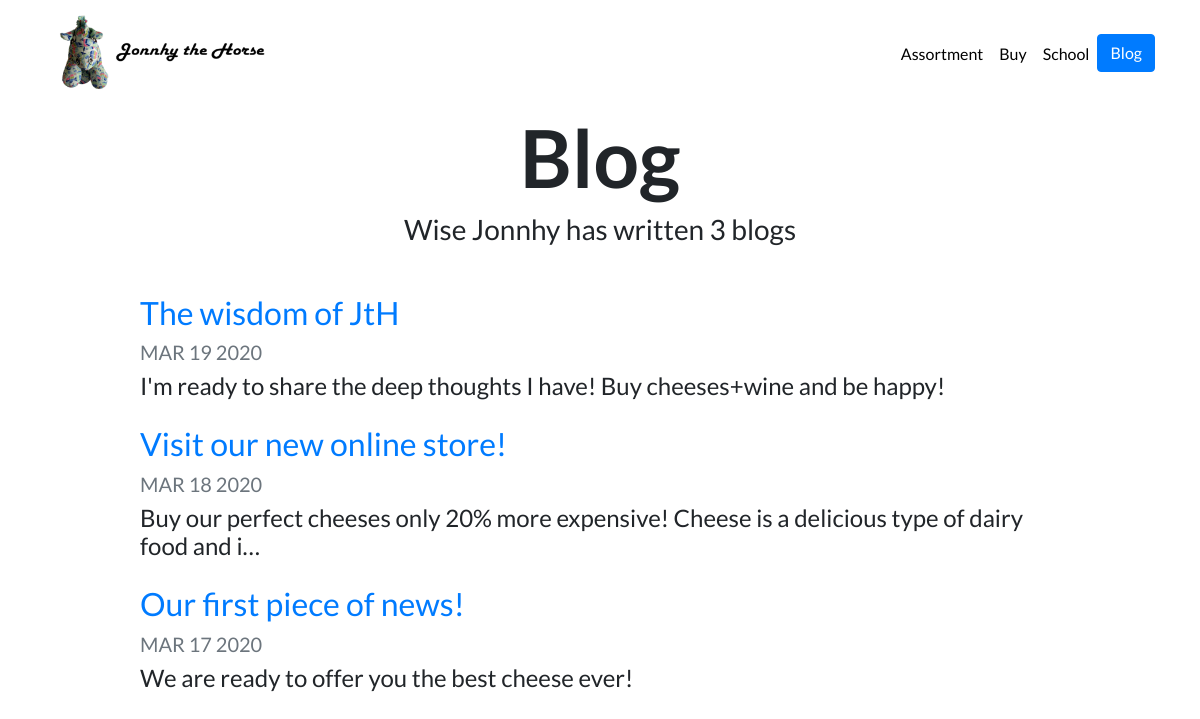
Screenshot of /blog/ with the database file from the repository.
### blog/models.py (models this page shows, shortened)
class Blog_Project(models.Model):
    title = models.CharField(max_length = 200)
    description = models.TextField()
    image = models.ImageField(upload_to = 'blog/images/')
    date = models.DateField()

### blog/views.py (the view)
# urls.py: path('', views.all_blogs, name='all_blogs'),
def all_blogs(request):
    blog_projects = Blog_Project.objects.order_by('-date')
    return render(request, 'blog/all_blogs.html', {'blog_projects': blog_projects})

### blog/templates/blog/all_blogs.html
{% extends "portfolio/base.html" %}
{% load static %}
{% block content %}
<h1 id="blogtitle" class="font-weight-bold text-center">Blog</h1>
<h3 class="text-center mb-5">Wise Jonnhy has written {{ blog_projects.count }} blog{{ blog_projects.count|pluralize }}</h3>
{% for blog in blog_projects %}
<div class="row justify-content-center my-3">
  <div class="col-md-10">
    <a href="{% url 'blog:detail' blog.id %}">
      <h2>{{ blog.title }}</h2>
    </a>
    <h5 class="text-muted">{{ blog.date|date:'M d Y'|upper }}</h5>
    <h4>{{ blog.description|striptags|truncatechars:100 }}</h4>
  </div>
</div>
{% endfor %}
{% endblock %}

### portfolio/static/portfolio/custom.css (style rules this page uses)
body { font-family: 'Lato', sans-serif; }
#blogtitle { font-size: 5rem; }

### rows the page displays
Blog_Project: title "The wisdom of JtH", date "MAR 19 2020", description "I'm ready to share the deep thoughts I have! Buy cheeses+wine and be happy!"
Blog_Project: title "Visit our new online store!", date "MAR 18 2020", description "Buy our perfect cheeses only 20% more expensive! Cheese is a delicious type of dairy food and i…"
Blog_Project: title "Our first piece of news!", date "MAR 17 2020", description "We are ready to offer you the best cheese ever!"

### other values shown
{{ blog_projects.count }} "3"
